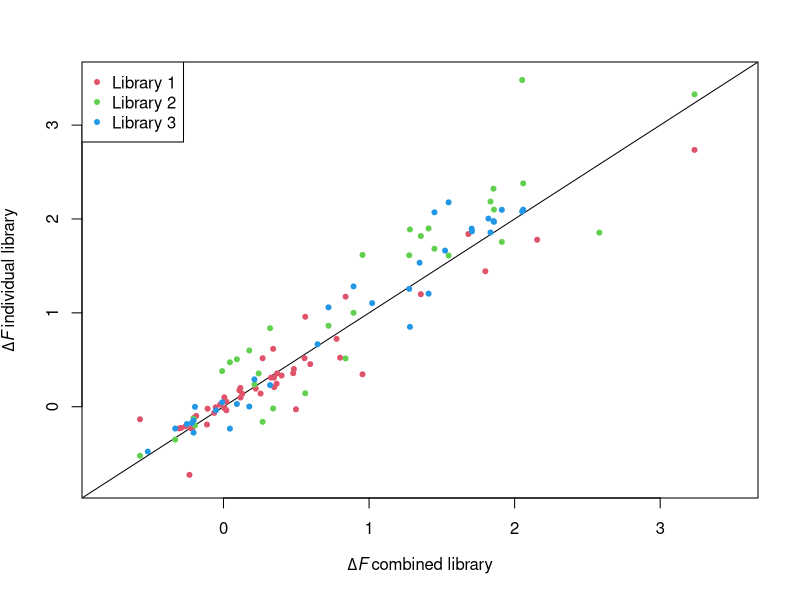
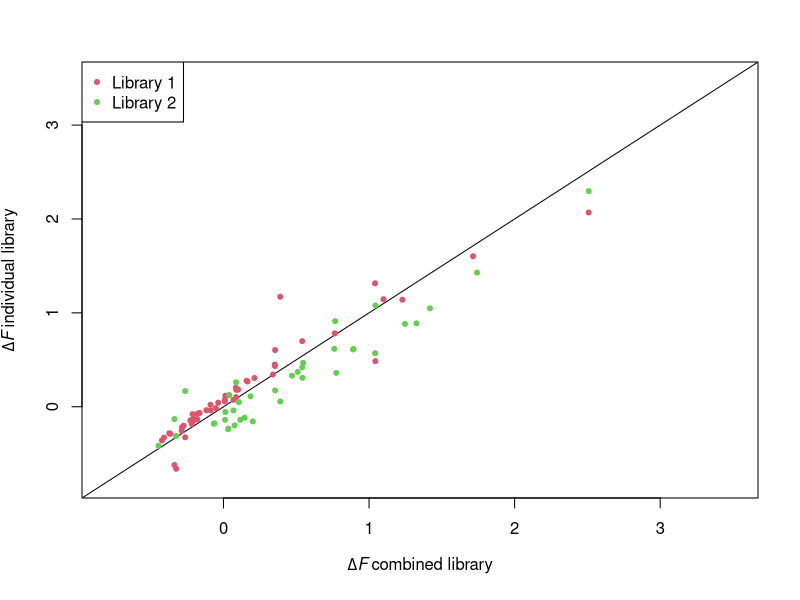
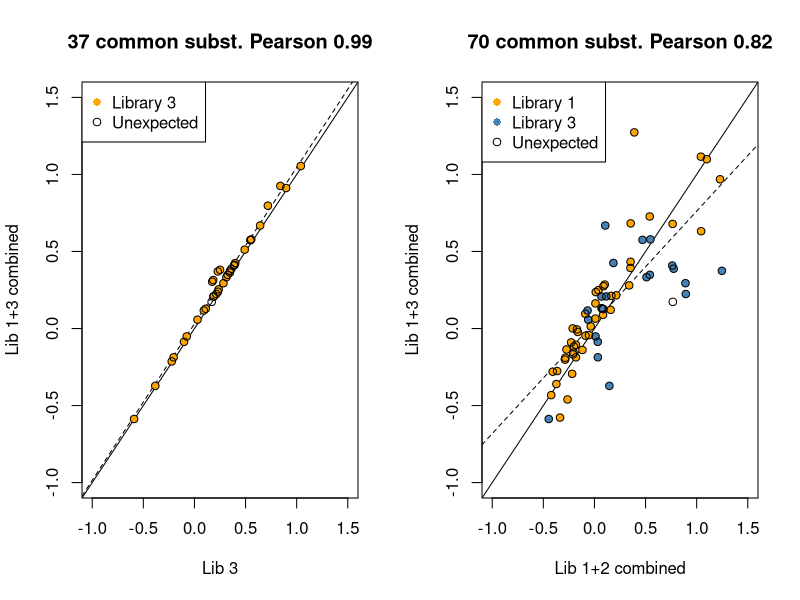

The R source for these figures, in order: (Note: this script raises an error after producing the figures.)
options(width=160) 

# read and process csv of expected substitutions
es_raw = read.table("expected_substitutions.csv", sep="\t", comment.char="#")
target_mut_list = lapply(es_raw$V3, function(s){ strsplit(s,"/")[[1]] })
expected_subst = unname(unlist( mapply(paste0, paste0(es_raw$V2,es_raw$V1), target_mut_list) ))
es = data.frame(s=expected_subst,
                expected=unlist(rep(es_raw$V4, sapply(target_mut_list, length))),
                source=unlist(rep(es_raw$V5, sapply(target_mut_list, length))))
# es_raw = read.csv("../expected_substitutions.csv")
# target_mut_list = lapply(es_raw$mut, function(s){ strsplit(s,"/")[[1]] })
# expected_subst = unname(unlist( mapply(paste0, paste0(es_raw$wt,es_raw$position), target_mut_list) ))
# es = data.frame(s=expected_subst,
#                 expected=unlist(rep(es_raw$expected, sapply(target_mut_list, length))),
#                 note=unlist(rep(es_raw$note, sapply(target_mut_list, length))))
stopifnot(length(expected_subst) == length(unique(expected_subst)))

es$wt = substr(es$s, 1, 1)
es$pos = as.numeric(substr(es$s, 2, nchar(es$s)-1))
es$mut = substr(es$s, nchar(es$s), nchar(es$s))
es = es[order(es$pos,es$mut),]


##
## Compare ABA individual libs with combined lib
##

a1 = read.table("aba_lib1/subst.csv", header=T, sep=";")
a2 = read.table("aba_lib2/subst.csv", header=T, sep=";")
a3 = read.table("aba_lib3/subst.csv", header=T, sep=";")
ac = read.table("aba_lib123/subst.csv", header=T, sep=";")

# estimated substitutions
s123 = ac[which(! is.na(ac$rank)),"s"]
s1 = a1[which(! is.na(a1$rank)),"s"]
s2 = a2[which(! is.na(a2$rank)),"s"]
s3 = a3[which(! is.na(a3$rank)),"s"]

# are all subst estimated in individual libs also estimated in the combined?
all(s1 %in% s123)  # TRUE
all(s2 %in% s123)  # TRUE
all(s3 %in% s123)  # TRUE

# are all subst estimated in the combined lib also estimated in the individual
ac[which(ac$s %in% a1$s & (! ac$s %in% s1) & (! is.na(ac$rank))), "s"]   # "F71V"
ac[which(ac$s %in% a2$s & (! ac$s %in% s2) & (! is.na(ac$rank))), "s"]   # "M73Q" "V75E"
ac[which(ac$s %in% a3$s & (! ac$s %in% s3) & (! is.na(ac$rank))), "s"]   # "K121H"
# these are all from the overlap regions

s123_indi = union(s1,union(s2,s3))
print(sprintf("ABA %d (combined) and %d (individual) confident effects of %d substitutions considered",length(s123),length(s123_indi),nrow(ac)))
# any effects estimated in individual libs nut not in combined or visa verse
print(sprintf("Confident subst in combined but not individual: %s",setdiff(s123_indi, s123)))
print(sprintf("Confident subst in individual but not combined: %s",setdiff(s123, s123_indi)))

print("Effects in combined ABA analysis")
print(table(ac$eff))

# check that the same subst are considered in individual and combined lib
setdiff(union(a1$s,union(a2$s,a3$s)), ac$s)
setdiff(ac$s, union(a1$s,union(a2$s,a3$s)))

aba = data.frame(s=s123, dfc=ac[match(s123,ac$s),"ddG_glob"], df1=NA, df1_sd=NA, df2=NA, df2_sd=NA, df3=NA, df3_sd=NA)
aba[match(s1,aba$s),"df1"] = a1[match(s1,a1$s),"ddG_glob"]
aba[match(s1,aba$s),"df1_sd"] = a1[match(s1,a1$s),"stderr_meas"]
aba[match(s2,aba$s),"df2"] = a2[match(s2,a2$s),"ddG_glob"]
aba[match(s2,aba$s),"df2_sd"] = a2[match(s2,a2$s),"stderr_meas"]
aba[match(s3,aba$s),"df3"] = a3[match(s3,a3$s),"ddG_glob"]
aba[match(s3,aba$s),"df3_sd"] = a3[match(s3,a3$s),"stderr_meas"]

jpeg("aba_combined_vs_lidividual.jpg", width=9, height=9, units="cm", res=300, pointsize=9, quality=90)
par(mar=c(5,4,3,2)+.1)
plot(0,0, col=0, xlim=c(-0.8,3.5), ylim=c(-0.8,3.5),
     xlab=expression(Delta*italic(F)~"combined library"), ylab=expression(Delta*italic(F)~"individual library"))
abline(0,1)
points(aba$dfc, aba$df1, pch=20, col=2)
points(aba$dfc, aba$df2, pch=20, col=3)
points(aba$dfc, aba$df3, pch=20, col=4)
legend("topleft", c("Library 1","Library 2","Library 3"), pch=20, col=c(2,3,4))
dev.off()


##
## Compare Diazi individual libs with combined lib
##

d1 = read.table("dia_lib1_reref/subst.csv", header=T, sep=";")
d2 = read.table("dia_lib2_reref/subst.csv", header=T, sep=";")
d3 = read.table("dia_lib3/subst.csv", header=T, sep=";")
dc12 = read.table("dia_lib12_reref/subst.csv", header=T, sep=";")
dc13 = read.table("dia_lib13/subst.csv", header=T, sep=";")

# estimated substitutions
s12 = dc12[which(! is.na(dc12$rank)),"s"]
s1 = d1[which(! is.na(d1$rank)),"s"]
s2 = d2[which(! is.na(d2$rank)),"s"]

# are all subst estimated in individual libs also estimated in the combined?
all(s1 %in% s12)  # TRUE
all(s2 %in% s12)  # TRUE

# are all subst estimated in the combined lib also estimated in the individual
dc12[which(dc12$s %in% d1$s & (! dc12$s %in% s1) & (! is.na(dc12$rank))), "s"]   # "M87L"
dc12[which(dc12$s %in% d2$s & (! dc12$s %in% s2) & (! is.na(dc12$rank))), "s"]   # 
# these are all from the overlap regions

s12_indi = union(s1,s2)
print(sprintf("Diazi:D80E:Y81V %d (combined) and %d (individual) lib 1+2 confident effects of %d substitutions considered",length(s12),length(s12_indi),nrow(dc12)))
# any effects estimated in individual libs nut not in combined or visa verse
print(sprintf("Confident subst in combined but not individual: %s",setdiff(s12_indi, s12)))
print(sprintf("Confident subst in individual but not combined: %s",setdiff(s12, s12_indi)))

# check that the same subst are considered in individual and combined lib
setdiff(union(d1$s,d2$s), dc12$s)
setdiff(dc12$s, union(d1$s,d2$s))

print("Effects in combined Diazi tile 1+2 analysis")
print(table(dc12$eff))

dia = data.frame(s=s12, dfc=dc12[match(s12,dc12$s),"ddG_glob"], df1=NA, df1_sd=NA, df2=NA, df2_sd=NA, df3=NA, df3_sd=NA)
dia[match(s1,dia$s),"df1"] = d1[match(s1,d1$s),"ddG_glob"]
dia[match(s1,dia$s),"df1_sd"] = d1[match(s1,d1$s),"stderr_meas"]
dia[match(s2,dia$s),"df2"] = d2[match(s2,d2$s),"ddG_glob"]
dia[match(s2,dia$s),"df2_sd"] = d2[match(s2,d2$s),"stderr_meas"]

jpeg("dia_combined_vs_lidividual.jpg", width=9, height=9, units="cm", res=300, pointsize=9, quality=90)
par(mar=c(5,4,3,2)+.1)
plot(0,0, col=0, xlim=c(-0.8,3.5), ylim=c(-0.8,3.5),
     xlab=expression(Delta*italic(F)~"combined library"), ylab=expression(Delta*italic(F)~"individual library"))
abline(0,1)
points(dia$dfc, dia$df1, pch=20, col=2)
points(dia$dfc, dia$df2, pch=20, col=3)
legend("topleft", c("Library 1","Library 2"), pch=20, col=c(2,3))
dev.off()


# plot correlation between lib 3 subst in lib 3 and the combined lib 1+3
quartz(width=10, height=5)
par(mfcol=c(1,2))
lim = c(-1,1.5)
common_subst13 = intersect(d3[which(! is.na(d3$rank)),"s"], dc13[which(! is.na(dc13$rank)),"s"])
x = d3[match(common_subst13,d3$s),"ddG_glob"]
y = dc13[match(common_subst13,dc13$s),"ddG_glob"]
rp = cor(x, y, method="pearson", use="complete.obs")
plot(x, y, xlim=lim, ylim=lim, xlab="Lib 3", ylab="Lib 1+3 combined", col="white",
     main=sprintf("%d common subst. Pearson %.2f",length(common_subst13),rp))
abline(0,1)
fit = lm(y ~ x)
abline(coef(fit), lty=2)

i = which(common_subst13 %in% d3$s & common_subst13 %in% expected_subst)
points(x[i], y[i], pch=16, col="orange")
points(x, y)
legend("topleft", c("Library 3","Unexpected"), pch=c(16,1), col=c("orange","black"))


# since these fully correlate, use this to align lib 1+3 to the re-referenced lib 1+2
common_subst12_13 = intersect(dc12[which(! is.na(dc12$rank)),"s"], dc13[which(! is.na(dc13$rank)),"s"])
x = dc12[match(common_subst12_13,dc12$s),"ddG_glob"]
y = dc13[match(common_subst12_13,dc13$s),"ddG_glob"]
rp = cor(x, y, method="pearson", use="complete.obs")
plot(x, y, xlim=lim, ylim=lim, xlab="Lib 1+2 combined", ylab="Lib 1+3 combined", col="white",
     main=sprintf("%d common subst. Pearson %.2f",length(common_subst12_13),rp))
abline(0,1)
fit = lm(y ~ x)
abline(coef(fit), lty=2)

i = which(common_subst12_13 %in% d1$s & common_subst12_13 %in% expected_subst)
points(x[i], y[i], pch=16, col="orange")
i = which(common_subst12_13 %in% d3$s & common_subst12_13 %in% expected_subst)
points(x[i], y[i], pch=16, col="steelblue")
points(x, y)

legend("topleft", c("Library 1","Library 3","Unexpected"), pch=c(16,16,1), col=c("orange","steelblue","black"))

quartz.save("lib13_scale_correlations.png", type="png")


##
## Fig. 3: Scatter plot of everything combined 
##

confident_ac = ac[which(! is.na(ac$rank)),"s"]
confident_d3 = d3[which(! is.na(d3$rank)),"s"]
confident_dc12 = dc12[which(! is.na(dc12$rank)),"s"]
confident_dc13 = dc13[which(! is.na(dc13$rank)),"s"]
print(sprintf("All confident d3 are also confident in the combined diazi lib 1+3: %s",all(confident_d3 %in% confident_dc13)))
print(sprintf("Confident in diazi combined 1+3 not in combined diazi:D80E:Y81V lib 1+2 plus diazi lib 3: %s",paste(setdiff(confident_dc13, union(confident_dc12,confident_d3)),collapse=",")))

confident_dc = union(confident_dc12, confident_dc13)
confident_common = intersect(confident_ac, confident_dc)
adc = data.frame(s=confident_common)

ia = match(confident_common,ac$s)
adc$aba_ddG = ac[ia,"ddG_glob"]
adc$aba_err = ac[ia,"stderr_meas"]
adc$aba_eff = ac[ia,"eff"]

id12 = match(confident_common,dc12$s)
adc$dia12_ddG = dc12[id12,"ddG_glob"]
adc$dia12_err = dc12[id12,"stderr_meas"]
adc$dia12_eff = dc12[id12,"eff"]

id13 = match(confident_common,dc13$s)
adc$dia13_ddG = dc13[id13,"ddG_glob"]
adc$dia13_err = dc13[id13,"stderr_meas"]
adc$dia13_eff = dc13[id13,"eff"]

id3 = match(confident_common,d3$s)
adc$dia3_ddG = d3[id3,"ddG_glob"]
adc$dia3_err = d3[id3,"stderr_meas"]
adc$dia3_eff = d3[id3,"eff"]

# for combined diazi 1+2 and 3, use most stabilizing effect where both dc12 and d3 are confident
use_12_or_3 = apply(adc[,c("dia12_ddG","dia3_ddG")], MARGIN=1, function(v){ if(all(is.na(v))) NA else which.min(v)})
adc$dia_ddG = NA
adc$dia_err = NA
adc$dia_eff = NA
i = which(use_12_or_3==1)
adc[i,"dia_ddG"] = adc[i,"dia12_ddG"]
adc[i,"dia_err"] = adc[i,"dia12_err"]
adc[i,"dia_eff"] = adc[i,"dia12_eff"]
i = which(use_12_or_3==2)
adc[i,"dia_ddG"] = adc[i,"dia3_ddG"]
adc[i,"dia_err"] = adc[i,"dia3_err"]
adc[i,"dia_eff"] = adc[i,"dia3_eff"]

# stats on combined analysis
adc$expect = es[match(adc$s,es$s),"expected"]
print(sprintf("Common confident analysis has %d unexpected and %d of %d (%.1f%%) expected subst",
              sum(! adc$s %in% es$s), nrow(adc), nrow(es), nrow(adc)/nrow(es)*100))

aba_conf = ac[which(! is.na(ac$rank)),"s"]
print(sprintf("Combined ABA lib 1+2+3 analysis has %d unexpected and %d of %d (%.1f%%) expected subst",
              sum(! aba_conf %in% es$s), sum(aba_conf %in% es$s), nrow(es), sum(aba_conf %in% es$s)/nrow(es)*100 ))

dia_conf = union(dc12[which(! is.na(dc12$rank)),"s"],  d3[which(! is.na(d3$rank)),"s"])
print(sprintf("Combined Diazi lib 1+2+3 analysis has %d unexpected and %d of %d (%.1f%%) expected subst",
              sum(! dia_conf %in% es$s), sum(dia_conf %in% es$s), nrow(es), sum(dia_conf %in% es$s)/nrow(es)*100 ))

# all stabilizing
stab_subst_indi = unique(c(ac[which(ac$eff=="stab"),"s"], dc12[which(dc12$eff=="stab"),"s"], d3[which(d3$eff=="stab"),"s"]))
all(stab_subst_indi %in% es$s)
stab_pos_indi = unique(c(ac[which(ac$eff=="stab"),"resi"], dc12[which(dc12$eff=="stab"),"resi"], d3[which(d3$eff=="stab"),"resi"]))
print(sprintf("From individual analyses, %d stabilizing subst at %d positions",length(stab_subst_indi),length(stab_pos_indi)))

stab_subst_any = adc[which(adc$aba_eff=="stab" | adc$dia_eff=="stab"),"s"] 
stab_pos_any = unique(substr(stab_subst_any, 2, nchar(stab_subst_any)-1))
print(sprintf("For combined analyses of any sensors, there are %d stabilizing subst at %d positions",length(stab_subst_any),length(stab_pos_any)))
print(paste(stab_pos_any,collapse="+"))

stab_subst_both = adc[which(adc$aba_eff=="stab" & adc$dia_eff=="stab"),"s"] 
stab_pos_both = unique(substr(stab_subst_both, 2, nchar(stab_subst_both)-1))
print(sprintf("For combined analyses of both sensors, there are %d stabilizing subst at %d positions: %s",length(stab_subst_both),length(stab_pos_both),paste(stab_subst_both,collapse=",")))
print(paste(stab_pos_any,collapse="+"))


# Single plot of combined analysis
# quartz(width=6, height=6)
jpeg("fig3_gmma_combined1_350.jpg", width=8, height=8, units="cm", res=350, pointsize=10)
par(mar=c(5,4,1,1)+.1)
x = adc$aba_ddG
y = adc$dia_ddG
size = .3/apply(adc[,c("aba_err","dia_err")], MARGIN=1, function(v){ sqrt(sum(v**2, na.rm=T)) })
lim = c(-0.6,0.07)
plot(x, y, col=0, xlim=lim, ylim=lim, xlab="ABA GMMA effects", ylab="Diazi GMMA effects")
abline(h=0,v=0, lty=2)

# arrows(x0=adc[i,"aba_ddG"], y0=adc[i,"dia_ddG"]-adc[i,"dia_err"], y1=adc[i,"dia_ddG"]+adc[i,"dia_err"], code=3, angle=90, length=.01)
# arrows(x0=adc[i,"aba_ddG"]-adc[i,"aba_err"], x1=adc[i,"aba_ddG"]+adc[i,"aba_err"], y0=adc[i,"dia_ddG"], code=3, angle=90, length=.01)

# white box behind label
lab = "Q24H"
i = which(adc$s == lab)
text(x[i], y[i]+.00, paste(rep("\U2588", nchar(lab)), collapse=""), cex=0.8, col="white", offset=0.2, pos=2)
lab = "D26S"
i = which(adc$s == lab)
text(x[i], y[i]+.00, paste(rep("\U2588", nchar(lab)), collapse=""), cex=0.7, col="white", offset=0.6, pos=1)

i = which(adc$s %in% c("S11E","Q24H","D26N"))                                        # small points
text(x[i], y[i]+.00, adc[i,"s"], cex=0.7, offset=0.25, pos=c(2,2,2))
i = which(adc$s %in% c("N15D","F20Y","D26G","S29Q","E43D","R104H","R134K","D146N"))  # medium points
text(x[i], y[i]+.00, adc[i,"s"], cex=0.7, offset=0.6, pos=c(2,1,3,2,2,2,1,2))
i = which(adc$s == "E4G")
text(x[i], y[i]+.00, adc[i,"s"], cex=0.7, offset=0.7, pos=2)
i = which(adc$s %in% c("E102D","T118R"))                                             # big points
text(x[i], y[i]+.00, adc[i,"s"], cex=0.7, offset=1.0, pos=c(1,2))

# i = which(adc$s %in% c("S11E","Q24H","D26N"))                   # small points
# text(x[i], y[i]+.00, adc[i,"s"], cex=0.7, offset=0.2, pos=c(2,2,2))
# i = which(adc$s %in% c("N15D","F20Y","D26G","D26S","S29Q","H34L","E43D","R104H","N133G","R134K","D146N"))  # medium points
# text(x[i], y[i]+.00, adc[i,"s"], cex=0.7, offset=0.5, pos=c(2,1,3,1,2,2,2,2,4,1,2))
# i = which(adc$s %in% c("E4G","E102D","T118R"))                                      # big points
# text(x[i], y[i]+.00, adc[i,"s"], cex=0.7, offset=1.0, pos=c(2,1,2))

i = which(adc$s %in% c("R104H","E43D","T118R","S29Q","R134K"))
points(x[i], y[i], cex=size[i]**2, pch=16, col="orange")

points(x, y, cex=size**2)

i = which(adc$s == "H34L")
text(x[i], y[i]+.00, paste(rep("\U2588", 4), collapse=""), cex=0.65, col="white", offset=0.7, pos=3)
text(x[i], y[i]+.00, adc[i,"s"], cex=0.7, offset=0.65, pos=3)

# quartz.save("gmma_combined1.png", type="png")
dev.off()


# Two plots
quartz(width=10, height=5)
par(mfcol=c(1,2))
lim = c(-0.7,0.1)

size12 = .3/apply(adc[,c("aba_err","dia12_err")], MARGIN=1, function(v){ sqrt(sum(v**2, na.rm=T)) })
plot(adc$dia12_ddG, adc$aba_ddG, xlim=lim, ylim=lim, cex=size12**2, lwd=2,
     xlab="Diazi:D80E:Y81V lib 1+2 GMMA effects", ylab="ABA lib 1+2+3 GMMA effects", main=sprintf("%d common subst.",sum(! is.na(adc$dia12_ddG) & (! is.na(adc$aba_ddG)))))
abline(h=0,v=0, lty=2)
i = which(adc$s %in% c("R104H","E43D","T118R","S29Q","R134K"))
points(adc[i,"dia12_ddG"], adc[i,"aba_ddG"], cex=size12[i]**2, pch=16, col="orange")
text(adc$dia12_ddG, adc$aba_ddG, adc$s, pos=2, offset=0.7, cex=.8)

size13 = .3/apply(adc[,c("aba_err","dia13_err")], MARGIN=1, function(v){ sqrt(sum(v**2, na.rm=T)) })
plot(adc$dia13_ddG, adc$aba_ddG, xlim=lim, ylim=lim, cex=size13**2, lwd=2,
     xlab="Diazi lib 1+3 GMMA effects", ylab="ABA lib 1+2+3 GMMA effects", main=sprintf("%d common subst.",sum(! is.na(adc$dia13_ddG) & (! is.na(adc$aba_ddG)))))
abline(h=0,v=0, lty=2)
i = which(adc$s %in% c("R104H","E43D","T118R","S29Q","R134K"))
points(adc[i,"dia13_ddG"], adc[i,"aba_ddG"], cex=size13[i]**2, pch=16, col="orange")
text(adc$dia13_ddG, adc$aba_ddG, adc$s, pos=2, offset=0.7, cex=.8)

quartz.save("gmma_combined2.png", type="png")


# Three plots, one per tile
common_conf = function(df1,df2) {
    df1_conf = df1[which(! is.na(df1$rank)),"s"]
    df2_conf = df2[which(! is.na(df2$rank)),"s"]
    common_conf = intersect(df1_conf, df2_conf)
    print(sprintf("Confident in gmma1 but not in common 1: %s", paste(setdiff(df1_conf, common_conf),collapse=",")))
    print(sprintf("Confident in gmma2 but not in common 1: %s", paste(setdiff(df2_conf, common_conf),collapse=",")))

    df_ret = data.frame(s=common_conf)
    i1 = match(common_conf,df1$s)
    df_ret$ddG1 = df1[i1,"ddG_glob"]
    df_ret$err1 = df1[i1,"stderr_meas"]
    i2 = match(common_conf,df2$s)
    df_ret$ddG2 = df2[i2,"ddG_glob"]
    df_ret$err2 = df2[i2,"stderr_meas"]
    return(df_ret)
}

quartz(width=12, height=4.2)
par(mfcol=c(1,3))
lim = c(-0.7,0.1)

# tile 1
t1 = common_conf(a1,d1)

size1 = .4/apply(t1[,c("err1","err2")], MARGIN=1, function(v){ sqrt(sum(v**2, na.rm=T)) })
plot(0,0,col=0, xlim=lim, ylim=lim, xlab="ABA lib 1 GMMA effects", ylab="Diazi:D80E:Y81V lib 1 GMMA effects", main=sprintf("%d common subst.",nrow(t1)))
abline(h=0,v=0, lty=2)
i = which(t1$s %in% c("R104H","E43D","T118R","S29Q","R134K"))
points(t1[i,"ddG1"], t1[i,"ddG2"], cex=size1[i]**2, pch=16, col="orange")
points(t1$ddG1, t1$ddG2, cex=size1**2)
# text(t1$ddG1, t1$ddG2, t1$s, pos=2, offset=0.7, cex=.8)
i = which(t1$s %in% c("S11A","S11E","F20Y","Q24H","D26G","D26N","D26S","S29Q"))
text(t1[i,"ddG1"], t1[i,"ddG2"], t1[i,"s"], pos=c(4,2,2,2,2,2,3,2), offset=0.7, cex=.8)
i = which(t1$s %in% c("E4G","N15D","N15S","H34L","P42A","E43D"))
text(t1[i,"ddG1"], t1[i,"ddG2"], t1[i,"s"], pos=2, offset=1.1, cex=.8)

# tile 2
t2 = common_conf(a2,d2)

size2 = .4/apply(t2[,c("err1","err2")], MARGIN=1, function(v){ sqrt(sum(v**2, na.rm=T)) })
plot(0,0, col=0, xlim=lim, ylim=lim, cex=size2**2, xlab="ABA lib 2 GMMA effects", ylab="Diazi:D80E:Y81V lib 2 GMMA effects", main=sprintf("%d common subst.",nrow(t2)))
abline(h=0,v=0, lty=2)
i = which(t2$s %in% c("R104H","E43D","T118R","S29Q","R134K"))
points(t2[i,"ddG1"], t2[i,"ddG2"], cex=size2[i]**2, pch=16, col="orange")
points(t2$ddG1, t2$ddG2, cex=size2**2)
# text(t2$ddG1, t2$ddG2, t2$s, pos=2, offset=0.7, cex=.8)
i = which(t2$s %in% c("E102D","R104H"))
text(t2[i,"ddG1"], t2[i,"ddG2"], t2[i,"s"], pos=2, offset=0.8, cex=.8)
i = which(t2$s %in% c("E68K","Q69D","Q69E"))
text(t2[i,"ddG1"], t2[i,"ddG2"], t2[i,"s"], pos=2, offset=1.4, cex=.8)
i = which(t2$s == "T118R")
text(t2[i,"ddG1"], t2[i,"ddG2"], t2[i,"s"], pos=2, offset=2.3, cex=.8)

# tile 3
t3 = common_conf(a3,d3)

size3 = .4/apply(t3[,c("err1","err2")], MARGIN=1, function(v){ sqrt(sum(v**2, na.rm=T)) })
plot(0,0, col=0, xlim=lim, ylim=lim, xlab="ABA lib 3 GMMA effects", ylab="Diazi lib 3 GMMA effects", main=sprintf("%d common subst.",nrow(t3)))
abline(h=0,v=0, lty=3)
i = which(t3$s %in% c("R104H","E43D","T118R","S29Q","R134K"))
points(t3[i,"ddG1"], t3[i,"ddG2"], cex=size3[i]**2, pch=16, col="orange")
points(t3$ddG1, t3$ddG2, cex=size3**2)
# text(t3$ddG1, t3$ddG2, t3$s, pos=2, offset=0.7, cex=.8)
i = which(t3$s %in% c("R134K"))
text(t3[i,"ddG1"], t3[i,"ddG2"], t3[i,"s"], pos=2, offset=0.4, cex=.8)
i = which(t3$s %in% c("E102D","R104H","K131R","E132D","N133G","D146N"))
text(t3[i,"ddG1"], t3[i,"ddG2"], t3[i,"s"], pos=c(4,2,2,2,1,2), offset=0.8, cex=.8)
i = which(t3$s == "T118R")
text(t3[i,"ddG1"], t3[i,"ddG2"], t3[i,"s"], pos=2, offset=1.3, cex=.8)

quartz.save("gmma_combined3.png", type="png")


pcol = c("s","obs","active","inactive","init_ddG","ddG_glob","stderr_meas","stderr_subfit_est","rank","eff")


# Expected substitutions
es_pos_stab = unique(es[which(es$expected=="Potential stabilizing"),"pos"])
es_pos_destab = unique(es[which(es$expected=="Predicted destabilizing"),"pos"])
es_pos_rev = unique(es[which(es$expected=="DIAZI reversion"),"pos"])
print(sprintf("Positions with both expected stab. and destab. subst.: %s",paste0(intersect(es_pos_stab,es_pos_destab),collapse=",")))
print(sprintf("Positions with both expected stab. and diazi reversions subst.: %s",paste0(intersect(es_pos_stab,es_pos_rev),collapse=",")))
print(sprintf("Positions with both expected destab. and diazi reversions subst.: %s",paste0(intersect(es_pos_destab,es_pos_rev),collapse=",")))

i_stab = which(adc$expect=="Potential stabilizing")
i_destab = which(adc$expect=="Predicted destabilizing")


# all points of combined analysis
quartz(width=6, height=6)
lim=c(-.6,3.2)
stab_col = "green"
destab_col = "red"
plot(0,0,col=0, xlim=lim, ylim=lim, xlab="ABA GMMA effects", ylab="Diazi GMMA effects")
abline(0,1)
points(0, 0, pch=20, col=1)

fit = lm(dia_ddG~aba_ddG, adc)
abline(coef(fit), lty=2)
print(sprintf("Fit with intersept: dia = %.4f + %.4f x aba", coef(fit)[1], coef(fit)[2]))

# fit through 0,0
fit0 = lm(dia_ddG~aba_ddG-1, adc)
aba_scale = 1/coef(fit0)
# abline(0, coef(fit0), lty=2)
print(sprintf("Fit without intersept: dia = %.4f x aba (aba scale  %.4f)", coef(fit0)[1], aba_scale))

points(adc[i_stab,"aba_ddG"], adc[i_stab,"dia_ddG"], pch=16, col=stab_col)
points(adc[i_destab,"aba_ddG"], adc[i_destab,"dia_ddG"], pch=16, col=destab_col)
points(adc$aba_ddG, adc$dia_ddG, pch=1, lwd=1, col="black")
legend("topleft", c("Potential stabilizing","Predicted destabilizing","Diazi = ABA",sprintf("Diazi = %.2f + %.2f x ABA",coef(fit)[1], coef(fit)[2])),
       pch=c(16,16,NA,NA), lty=c(NA,NA,1,2), col=c(stab_col,destab_col,"black","black"))
quartz.save("gmma_combined1_full.png", type="png")

# Pross substitutions
pross_all = es[which(es$source=="PROSS"),"s"]
print(sprintf("GMMA effect of all %d expected PROSS subst",length(pross_all)))
print(table( adc[match(pross_all,adc$s),c("aba_eff","dia_eff")] ))

print(sprintf("GMMA effect of all %d expected stablizing subst",length(i_stab)))
print(table( adc[i_stab,c("aba_eff","dia_eff")] ))

